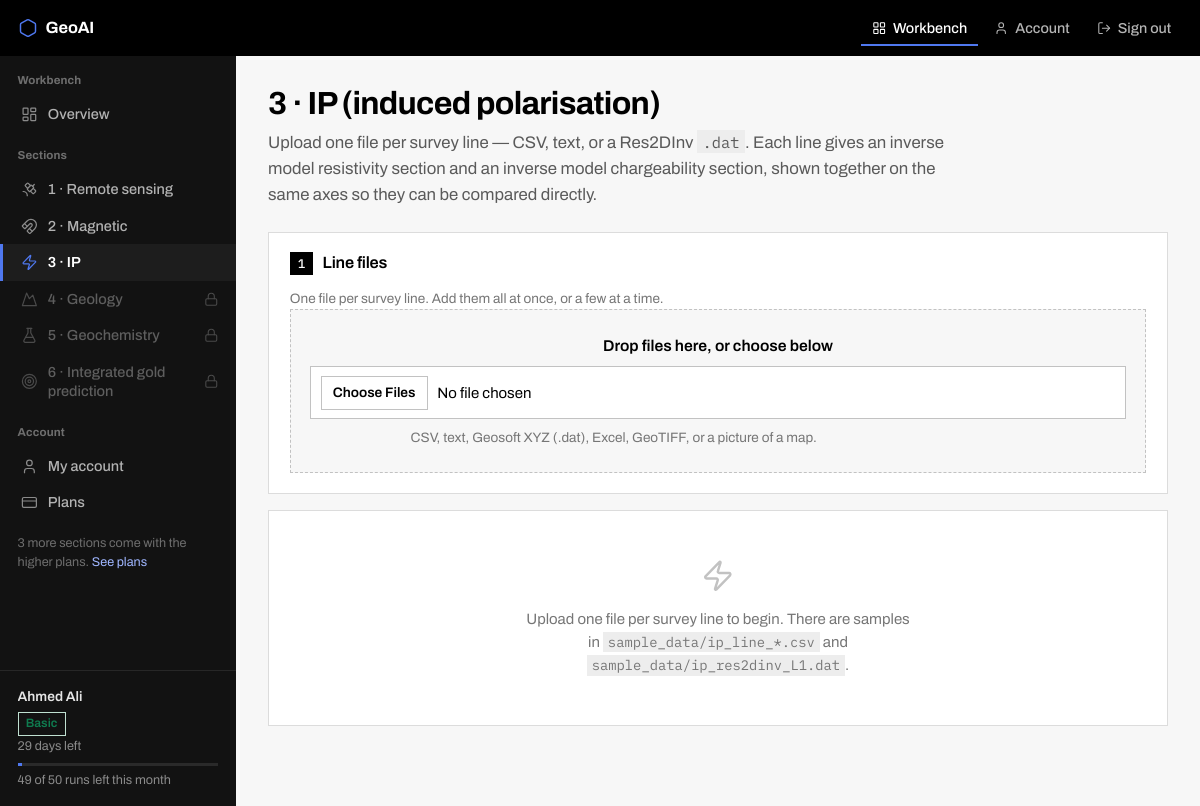
The app's page /app/ip (signed in) with its own data.
### portal/models.py (models this page shows, shortened)
class User(UserMixin, db.Model):
    __tablename__ = "users"
    id = db.Column(db.Integer, primary_key=True)
    email = db.Column(db.String(190), unique=True, nullable=False, index=True)
    name = db.Column(db.String(120), nullable=False, default="")
    organisation = db.Column(db.String(160), nullable=False, default="")
    phone = db.Column(db.String(40), nullable=False, default="")
    password_hash = db.Column(db.String(255), nullable=False)
    is_admin = db.Column(db.Boolean, nullable=False, default=False)
    is_active_account = db.Column(db.Boolean, nullable=False, default=True)
    created_at = db.Column(db.DateTime, nullable=False, default=now)
    last_login = db.Column(db.DateTime)
    subscriptions = db.relationship("Subscription", back_populates="user", cascade="all, delete-orphan",
                                    order_by="Subscription.id.desc()")
    payments = db.relationship("Payment", back_populates="user", cascade="all, delete-orphan")
    @property
    def is_active(self):
        return self.is_active_account
    @property
    def subscription(self):
        for s in self.subscriptions:
            if s.is_live:
                return s
        return None
    @property
    def plan(self):
        s = self.subscription
        return s.plan if s else Plan.query.filter_by(code="free").first()
    @property
    def expires_at(self):
        s = self.subscription
        return _aware(s.ends_at) if s else None
    @property
    def days_left(self):
        e = self.expires_at
        return None if e is None else max((e - now()).days, 0)
    def allowed_sections(self):
        if self.is_admin:
            return released(SECTIONS)
        p = self.plan
        return p.section_list if p else released(FREE_SECTIONS)
    def uploads_this_month(self):
        start = now().replace(day=1, hour=0, minute=0, second=0, microsecond=0)
        return db.session.query(func.count(UsageEvent.id)).filter(
            UsageEvent.user_id == self.id, UsageEvent.kind == "upload",
            UsageEvent.at >= start).scalar() or 0
    def upload_allowance(self):
        p = self.plan
        limit = p.max_uploads_per_month if p and p.max_uploads_per_month else None
        return self.uploads_this_month(), limit

class Subscription(db.Model):
    __tablename__ = "subscriptions"
    id = db.Column(db.Integer, primary_key=True)
    user_id = db.Column(db.Integer, db.ForeignKey("users.id"), nullable=False, index=True)
    plan_id = db.Column(db.Integer, db.ForeignKey("plans.id"), nullable=False)
    started_at = db.Column(db.DateTime, nullable=False, default=now)
    ends_at = db.Column(db.DateTime, nullable=False)
    status = db.Column(db.String(24), nullable=False, default="active")   # active, cancelled, expired
    note = db.Column(db.String(255), nullable=False, default="")
    created_by = db.Column(db.String(190), nullable=False, default="")    # admin email, or the gateway
    user = db.relationship("User", back_populates="subscriptions")
    plan = db.relationship("Plan")
    @property
    def is_live(self):
        return self.status == "active" and _aware(self.ends_at) > now()

class Plan(db.Model):
    __tablename__ = "plans"
    id = db.Column(db.Integer, primary_key=True)
    code = db.Column(db.String(32), unique=True, nullable=False)        # free, basic, pro
    name = db.Column(db.String(80), nullable=False)
    price = db.Column(db.Float, nullable=False, default=0.0)
    currency = db.Column(db.String(8), nullable=False, default="TZS")
    period_days = db.Column(db.Integer, nullable=False, default=30)
    sections = db.Column(db.Text, nullable=False, default="")           # comma-separated keys of SECTIONS
    can_download = db.Column(db.Boolean, nullable=False, default=False)
    max_uploads_per_month = db.Column(db.Integer, nullable=False, default=0)   # 0 = no limit
    seats = db.Column(db.Integer, nullable=False, default=1)
    is_public = db.Column(db.Boolean, nullable=False, default=True)     # shown on the pricing page
    sort = db.Column(db.Integer, nullable=False, default=0)
    @property
    def section_list(self):
        return released(s for s in (self.sections or "").split(",") if s)

### portal/app/sections/ip.py (the view, shortened to what this page needs)
def page():
    items = base.drafts(KEY)
    layout = _layout(items)
    values = _values(layout) if layout else request.values
    lines = _line_rows(items, values)
    summary = _preview(items, layout, lines, values) if layout else None
    crs_needed = bool(layout) and (any(r["north"] for r in lines)
                                   or (not layout["electrodes"]
                                       and values.get("ycol", NONE) not in (NONE, "", None)))
    return base.page(KEY, "app/ip.html", items=items, layout=layout, lines=lines, summary=summary,
                     values=values, crs_needed=crs_needed,
                     crs_options=[k for k in coords.CRS_OPTIONS if "4326" not in k])

### portal/app/__init__.py (called while the page is built)
def visible_sections():
    return [s for s in SECTIONS if s["key"] not in NEXT_VERSION]

def section(key):
    def wrap(view):
        @functools.wraps(view)
        @login_required
        def guarded(*a, **kw):
            if key in NEXT_VERSION:
                abort(404)
            if key not in current_user.allowed_sections():
                flash(f"{BY_KEY[key]['title']} is not part of your plan.", "error")
                return redirect(url_for("billing.pricing"))
            return view(*a, **kw)
        guarded._section = key
        return guarded
    return wrap

def upload_allowance():
    if current_user.is_admin:
        return 0, None, None
    used, limit = current_user.upload_allowance()
    return used, limit, None if limit is None else max(limit - used, 0)

def nav_context():
    if not current_user.is_authenticated:
        return {"app_sections": [], "locked_count": 0, "allowance": (0, None, None)}
    allowed = set(current_user.allowed_sections())
    have = set(store.sections_with_results(current_user.id))
    items = [{**s, "open": s["key"] in allowed, "has_result": s["key"] in have}
             for s in visible_sections()]
    return {"app_sections": items, "locked_count": sum(0 if i["open"] else 1 for i in items),
            "allowance": upload_allowance()}

### portal/app/jobs.py (called while the page is built)
def running_for(user_id, section=None):
    return [j for j in list(_jobs.values())
            if j.user_id == str(user_id) and j.state in ("queued", "running")
            and (section is None or j.section == section)]

### portal/app/sections/base.py (called while the page is built, shortened)
def drafts(section_key):
    out = []
    return out

def page(section_key, template, **ctx):
    from .. import BY_KEY
    s = BY_KEY[section_key]
    run = store.Run.latest(current_user.id, section_key)
    if run is not None and not run.ok:
        run = next((r for r in store.Run.list(current_user.id, section_key) if r.ok), None)
    running = jobs.running_for(current_user.id, section_key)
    ctx.setdefault("run", run)
    ctx.setdefault("running", running[0] if running else None)
    ctx.setdefault("history", [r for r in store.Run.list(current_user.id, section_key) if r.ok])
    return render_template(template, section_key=section_key, section=s,
                           section_title=s["title"], **ctx)

### portal/app/sections/ip.py (called while the page is built, shortened)
def _first(items):
    for it in items:
        if it["info"] and it["info"]["kind"] == "table":
            return it
    return None

def _layout(items):
    first = _first(items)
    if first is None:
        return None

### portal/templates/app/ip.html (shortened to what this page needs)
{% extends "app/layout.html" %}
{% from "app/_upload.html" import upload_step with context %}
{% from "app/_fields.html" import fieldset with context %}
{% block head %}<link rel="stylesheet" href="{{ url_for('static', filename='app.css') }}">{% endblock %}
{% block main %}
<h1>3 · IP (induced polarisation)</h1>
<p class="lede">Upload one file per survey line — CSV, text, or a Res2DInv <code>.dat</code>. Each line
gives an inverse model resistivity section and an inverse model chargeability section, shown together
on the same axes so they can be compared directly.</p>
{{ upload_step(items, section, 1, "Line files", multiple=True,
   note="One file per survey line. Add them all at once, or a few at a time.") }}
{% if not items and not run %}
  <div class="empty">
    {{ icon('zap') }}
    <p>Upload one file per survey line to begin. There are samples in
      <code>sample_data/ip_line_*.csv</code> and <code>sample_data/ip_res2dinv_L1.dat</code>.</p>
  </div>
{% endif %}
{% endblock %}

### portal/templates/console.html (shortened to what this page needs)
{% extends "base.html" %}
{% block page %}
<div class="console">
  <aside class="rail" id="rail">
    {% block rail %}{% endblock %}
    <div class="rail-foot">
      <span class="who">{{ current_user.name or current_user.email }}</span>
      {% if current_user.is_admin %}
        <span class="tag ok">Administrator</span>
      {% else %}
        <span class="tag {{ 'ok' if current_user.subscription else 'no' }}">{{ current_user.plan.name }}</span>
        {% if current_user.days_left is not none %}<br>{{ current_user.days_left }} days left{% endif %}
        {% if allowance is defined and allowance[1] %}
          <div class="meter"><i style="width:{{ (100 * allowance[0] / allowance[1]) | round | int }}%"></i></div>
          {{ allowance[2] }} of {{ allowance[1] }} runs left this month
        {% endif %}
      {% endif %}
    </div>
  </aside>
  <main class="work">
    {% block main %}{% endblock %}
  </main>
</div>
{% endblock %}

### portal/static/style.css (style rules this page uses)
:root { --white:#ffffff; --g50:#f7f7f7; --g100:#ededed; --g150:#e4e4e4; --g200:#dcdcdc; --g300:#c2c2c2; --g400:#9a9a9a; --g500:#767676; --g600:#5a5a5a; --g700:#3d3d3d; --g800:#2a2a2a; --g900:#1c1c1c; --black:#000000; --blue:#0a3bd4; --blue-dk:#0730a6; --blue-lt:#4f78ef; --blue-wash:#edf1fd; --red:#c8102e; --red-wash:#fdeef0; --green:#0f7b4f; --green-wash:#eaf6f0; --amber:#8a5b00; --amber-wash:#fdf4e3; --ink:var(--black); --body:var(--g800); --muted:var(--g500); --line:var(--g200); --bg:var(--g50); --card:var(--white); --rail:#121212; --mono:"IBM Plex Mono",ui-monospace,SFMono-Regular,Menlo,Consolas,monospace; --sans:"Archivo","Archivo Fallback",system-ui,-apple-system,"Segoe UI",Roboto,sans-serif; --h-top:56px; --w-rail:236px; }
* { box-sizing:border-box }
html { -webkit-text-size-adjust:100% }
body { margin:0;background:var(--bg);color:var(--body); font:400 15px/1.55 var(--sans); font-feature-settings:"kern" 1; -webkit-font-smoothing:antialiased }
img,svg,video { max-width:100% }
h1,h2,h3,h4 { color:var(--ink);font-weight:600;letter-spacing:-0.012em;margin:0 0 .6rem }
h1 { font-size:2rem;line-height:1.15;font-weight:700;letter-spacing:-0.022em }
p { margin:0 0 .9rem;max-width:74ch }
code,kbd,samp { font-family:var(--mono);font-size:.92em;background:var(--g100);padding:.1em .35em }
.lede { font-size:1.05rem;color:var(--g600);max-width:68ch;margin:-.2rem 0 1.5rem }
.ico { width:1.15em;height:1.15em;flex:none;vertical-align:-0.2em;stroke-width:1.75 }
.ico.sm { width:1em;height:1em }
header.top .brand .ico { width:1.25rem;height:1.25rem;color:var(--blue-lt) }
.tag { display:inline-flex;align-items:center;gap:.3rem;padding:.12rem .45rem;font-size:.76rem; font-weight:600;border:1px solid;border-radius:0;line-height:1.45 }
.tag.ok { color:var(--green);background:var(--green-wash);border-color:#bfe0d1 }

### portal/static/app.css (style rules this page uses)
.console { display:grid;grid-template-columns:var(--w-rail) minmax(0,1fr); min-height:calc(100vh - var(--h-top)); background:linear-gradient(to right,var(--rail) 0 var(--w-rail),var(--bg) var(--w-rail)) }
.rail { position:sticky;top:var(--h-top);align-self:start;height:calc(100vh - var(--h-top)); overflow-y:auto;background:var(--rail);color:#9d9d9d;display:flex;flex-direction:column; padding:.9rem 0 .6rem;scrollbar-width:thin }
.work { min-width:0;padding:1.9rem 2rem 5rem;background:var(--bg) }
.work > h1:first-child { margin-top:0 }
.rail-nav a .ico { width:1.05rem;height:1.05rem;color:#8a8a8a;flex:none }
.rail-nav a.on .ico { color:var(--blue-lt) }
.rail-nav .off .ico { color:#4a4a4a }
.rail-foot { margin-top:auto;padding:.9rem 1.1rem 0;border-top:1px solid #272727;font-size:.79rem; color:#8a8a8a;line-height:1.6 }
.rail-foot .who { color:#e4e4e4;font-weight:600;font-size:.86rem;display:block;margin-bottom:.3rem; overflow:hidden;text-overflow:ellipsis }
.rail-foot .tag { background:transparent }
.rail-foot .meter { height:3px;background:#2a2a2a;margin:.45rem 0 .25rem }
.rail-foot .meter > i { display:block;height:100%;background:var(--blue-lt) }
.empty { text-align:center;padding:3rem 1rem;color:var(--muted);background:#fff; border:1px solid var(--line) }
.empty .ico { width:2.1rem;height:2.1rem;color:var(--g300);margin-bottom:.7rem;stroke-width:1.3 }
.empty p { margin:0 auto;max-width:46ch }
.card > ul li, .card > p, .work > .lede { max-width:74ch }

### records on screen
User: name "Ahmed Ali"
Subscription: plan.name "Basic", days_left "29"

### other values on screen
{{ BRAND }} "GeoAI"
{{ s.title }} "1 · Remote sensing" "2 · Magnetic" "3 · IP"
{{ s.title }} "4 · Geology" "5 · Geochemistry" "6 · Integrated gold prediction"
{{ locked_count }} "3"
{{ '' if locked_count == 1 else 's' }} "s"
{{ allowance[2] }} "49"
{{ allowance[1] }} "50"
{{ number }} "1"
{{ title }} "Line files"
{{ note }} "One file per survey line. Add them all at once, or a few at a time."
{{ "files" if multiple else "a file" }} "files"
{{ accept_text }} "CSV, text, Geosoft XYZ (.dat), Excel, GeoTIFF, or a picture of a map."
